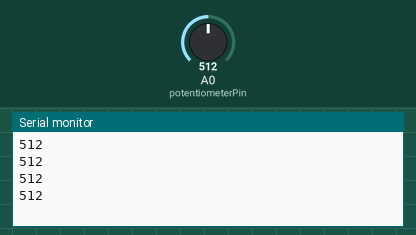
This sketch was run on a simulated Arduino Uno, built with avr-gcc and run on an emulated ATmega328P. On the bench: the last lines printed to the serial monitor. The inputs (shaded band) are chosen by the test bench; at power-on: A0 (potentiometerPin) = 512.

Above: at 1.2 s.
1.3 s: A0 (potentiometerPin) set to 716
At 1.71 s:
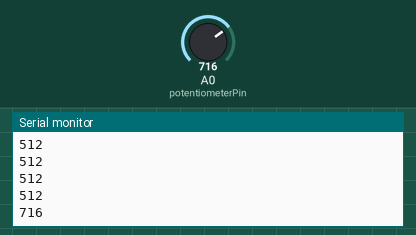
2.8 s: A0 (potentiometerPin) set to 900
At 2.91 s:
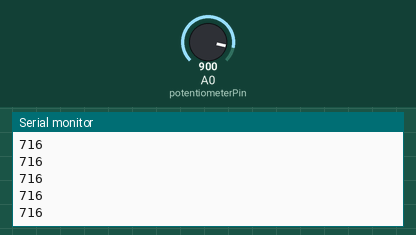
Timing chart, 0 to 5.8 s (numbered marks = the images above; inputs shaded):
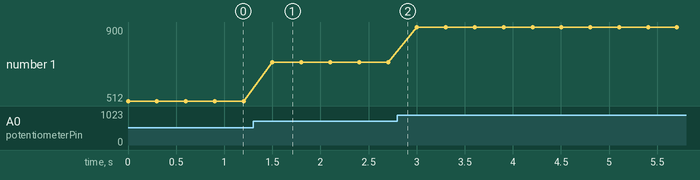

The sketch:

potentiometer-read.ino
```cpp
const int potentiometerPin = A0;
int potentiometerValue;

void setup() {
  Serial.begin(9600);
  }


void loop() {
  potentiometerValue = analogRead(potentiometerPin);
  Serial.println(potentiometerValue);
  delay(300);
  }
```

Measured:
- after the input at 1.3 s, the serial monitor: prints a new line after 0.20 s (image 1)
- plotted number 1: 512 → 716 after the input at 1.3 s, 716 → 900 after the input at 2.8 s
